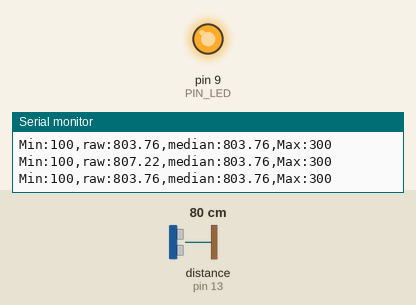
Recording of a sketch running on a simulated Arduino Uno, built with avr-gcc and run on an emulated ATmega328P. Shown: output pins drawn as LEDs (lit = HIGH), the last lines printed to the serial monitor. Wiring (inferred from the names in the program): ultrasonic range finder: trigger pin 12; echo pin 13. Inputs (shaded band) come from the test bench; at power-on: distance to the obstacle (sensor on pin 13) 80 cm. The echo pulse lasts 58.3 µs per cm; pins used as bus, display or sensor lines are not drawn.

Above: at 1.2 s.
1.3 s: distance to the obstacle (sensor on pin 13) set to 33 cm
2.9 s: distance to the obstacle (sensor on pin 13) set to 28 cm
At 3.6 s:
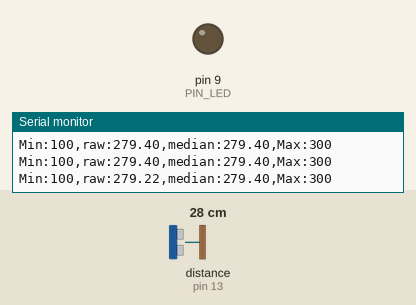
4.7 s: distance to the obstacle (sensor on pin 13) set to 12 cm
6.3 s: distance to the obstacle (sensor on pin 13) set to 9 cm
At 7.4 s:
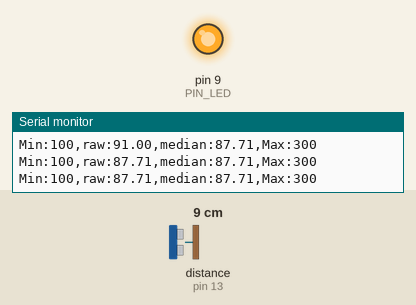
8.1 s: distance to the obstacle (sensor on pin 13) set to 18 cm
At 9.0 s:
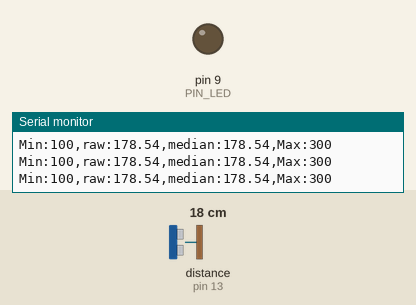
Timing chart, 0 to 10.9 s (numbered marks = the images above; inputs shaded):
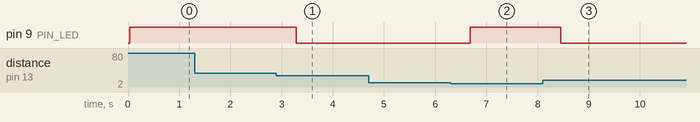

The sketch:

09_example_1.ino
```cpp
// Arduino pin assignment
#define PIN_LED  9
#define PIN_TRIG 12
#define PIN_ECHO 13

// configurable parameters
#define SND_VEL 346.0
#define INTERVAL 25
#define PULSE_DURATION 10
#define _DIST_MIN 100
#define _DIST_MAX 300

#define TIMEOUT ((INTERVAL / 2) * 1000.0)
#define SCALE (0.001 * 0.5 * SND_VEL)

// 중위수 필터의 샘플 개수
// 3, 10, 30 등으로 변경하여 실험 가능
#define N 30

// global variables
unsigned long last_sampling_time = 0;

float dist_list[N];
int sample_count = 0;

float dist_med;


// setup
void setup() {
  pinMode(PIN_LED, OUTPUT);
  pinMode(PIN_TRIG, OUTPUT);
  pinMode(PIN_ECHO, INPUT);

  digitalWrite(PIN_TRIG, LOW);

  Serial.begin(57600);
}


// loop
void loop() {
  float dist_raw;

  // 다음 샘플링 시간까지 대기
  if (millis() < last_sampling_time + INTERVAL)
    return;

  // 초음파 센서로 거리 측정
  dist_raw = USS_measure(PIN_TRIG, PIN_ECHO);


  // 최근 N개의 샘플 유지
  if (sample_count < N) {
    dist_list[sample_count] = dist_raw;
    sample_count++;
  }
  else {
    // 가장 오래된 값 제거
    for (int i = 0; i < N - 1; i++) {
      dist_list[i] = dist_list[i + 1];
    }

    // 가장 최근 측정값 추가
    dist_list[N - 1] = dist_raw;
  }


  // 현재까지 모인 샘플을 복사
  float temp[N];

  for (int i = 0; i < sample_count; i++) {
    temp[i] = dist_list[i];
  }


  // 오름차순 정렬
  for (int i = 0; i < sample_count - 1; i++) {
    for (int j = 0; j < sample_count - 1 - i; j++) {
      if (temp[j] > temp[j + 1]) {
        float swap = temp[j];
        temp[j] = temp[j + 1];
        temp[j + 1] = swap;
      }
    }
  }


  // 중위수 계산
  if (sample_count % 2 == 1) {
    // 홀수 개: 가운데 값
    dist_med = temp[sample_count / 2];
  }
  else {
    // 짝수 개: 가운데 두 값의 평균
    dist_med =
      (temp[sample_count / 2 - 1] +
       temp[sample_count / 2]) / 2.0;
  }


  // 출력
  Serial.print("Min:");
  Serial.print(_DIST_MIN);

  Serial.print(",raw:");
  Serial.print(dist_raw);

  Serial.print(",median:");
  Serial.print(dist_med);

  Serial.print(",Max:");
  Serial.print(_DIST_MAX);

  Serial.println("");


  // 중위수 필터 결과를 기준으로 LED 제어
  if ((dist_med < _DIST_MIN) || (dist_med > _DIST_MAX))
    digitalWrite(PIN_LED, 1);
  else
    digitalWrite(PIN_LED, 0);


  // 다음 샘플링 시간
  last_sampling_time += INTERVAL;
}


// 초음파 거리 측정
float USS_measure(int TRIG, int ECHO)
{
  digitalWrite(TRIG, HIGH);
  delayMicroseconds(PULSE_DURATION);
  digitalWrite(TRIG, LOW);

  return pulseIn(ECHO, HIGH, TIMEOUT) * SCALE;
}
```

Measured:
- the behaviour switches between 31 and 30 cm on distance to the obstacle (sensor on pin 13) (found by bisection; images 0 and 1)
- the behaviour switches between 11 and 10 cm on distance to the obstacle (sensor on pin 13) (found by bisection; images 1 and 2)
- after the input at 2.9 s, pin 9 (PIN_LED): HIGH → LOW after 0.38 s
- after the input at 6.3 s, pin 9 (PIN_LED): LOW → HIGH after 0.38 s
- after the input at 8.1 s, pin 9 (PIN_LED): HIGH → LOW after 0.36 s
